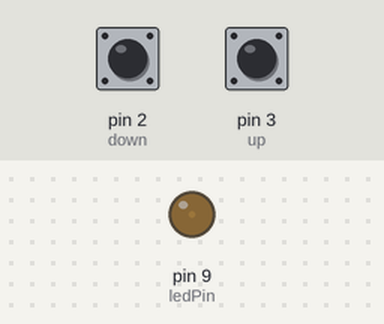
The sketch below on a simulated Arduino Uno, built with avr-gcc and run on an emulated ATmega328P. On the bench: output pins drawn as LEDs (lit = HIGH). The test bench sets the inputs (shaded band); at power-on: pin 2 (down) LOW, pin 3 (up) LOW.

Above: at 1.2 s.
1.3 s: pin 2 (down) pulled HIGH for 1 s
4.3 s: pin 3 (up) pulled HIGH for 3.2 s
9.0 s: pin 3 (up) pulled HIGH for 1 s
At 10.7 s:
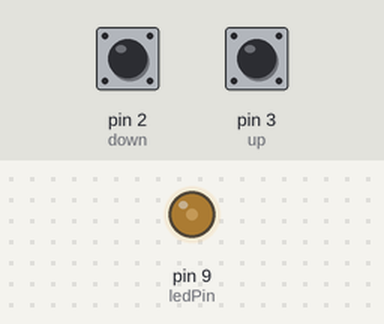
12.0 s: pin 3 (up) pulled HIGH for 3.2 s
At 15.9 s:
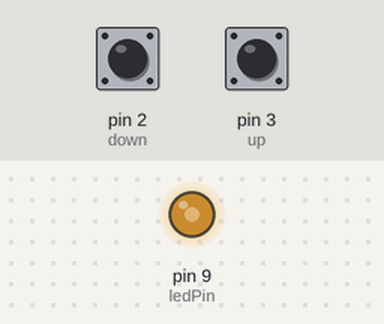
16.7 s: pin 2 (down) pulled HIGH for 3.2 s
At 20.8 s:
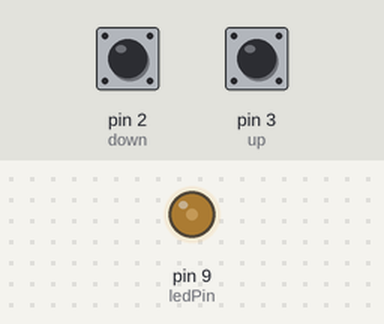
Timing chart, 0 to 22.3 s (numbered marks = the images above; inputs shaded):
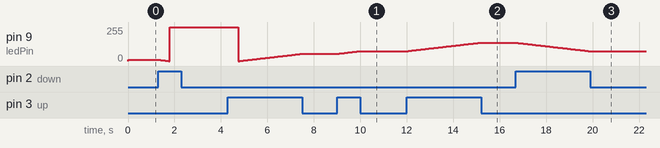

Measured:
- after the input at 9.0 s, pin 9 (ledPin): moves from 54/255 to 74/255 over 0.95 s, starting at once
- after the input at 12.0 s, pin 9 (ledPin): moves from 74/255 to 138/255 over 3.2 s, starting at once
- after the input at 16.7 s, pin 9 (ledPin): moves from 138/255 to 74/255 over 3.2 s, starting at once

The sketch:

Circuit_7.ino
```cpp
int ledPin = 9;
int up = 3;
int down = 2;
int val = 10;

void setup() {
pinMode(ledPin, OUTPUT);
pinMode(up, INPUT);
pinMode(down, INPUT);
}

void loop() {
if (digitalRead(up)) {
  val += 1;
}
if (digitalRead(down)) {
  val -= 1;
}
analogWrite(ledPin,val);
if (val>17 && val<22) {
  digitalWrite(13,HIGH);
} else {
  digitalWrite(13,LOW);
}
delay(50);
}
```
